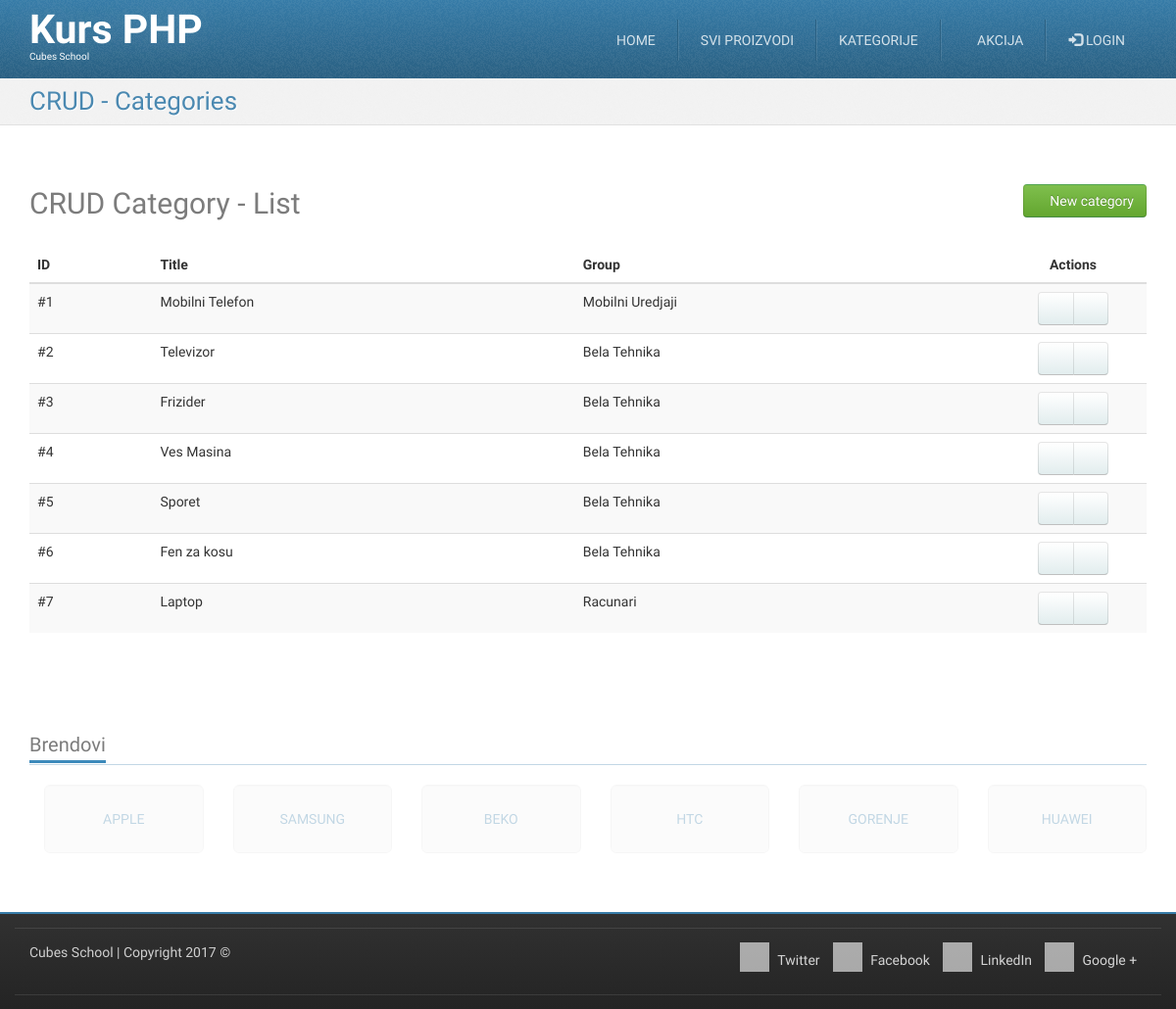
/crud-category-list.php, run on an earlier commit of the app's database.
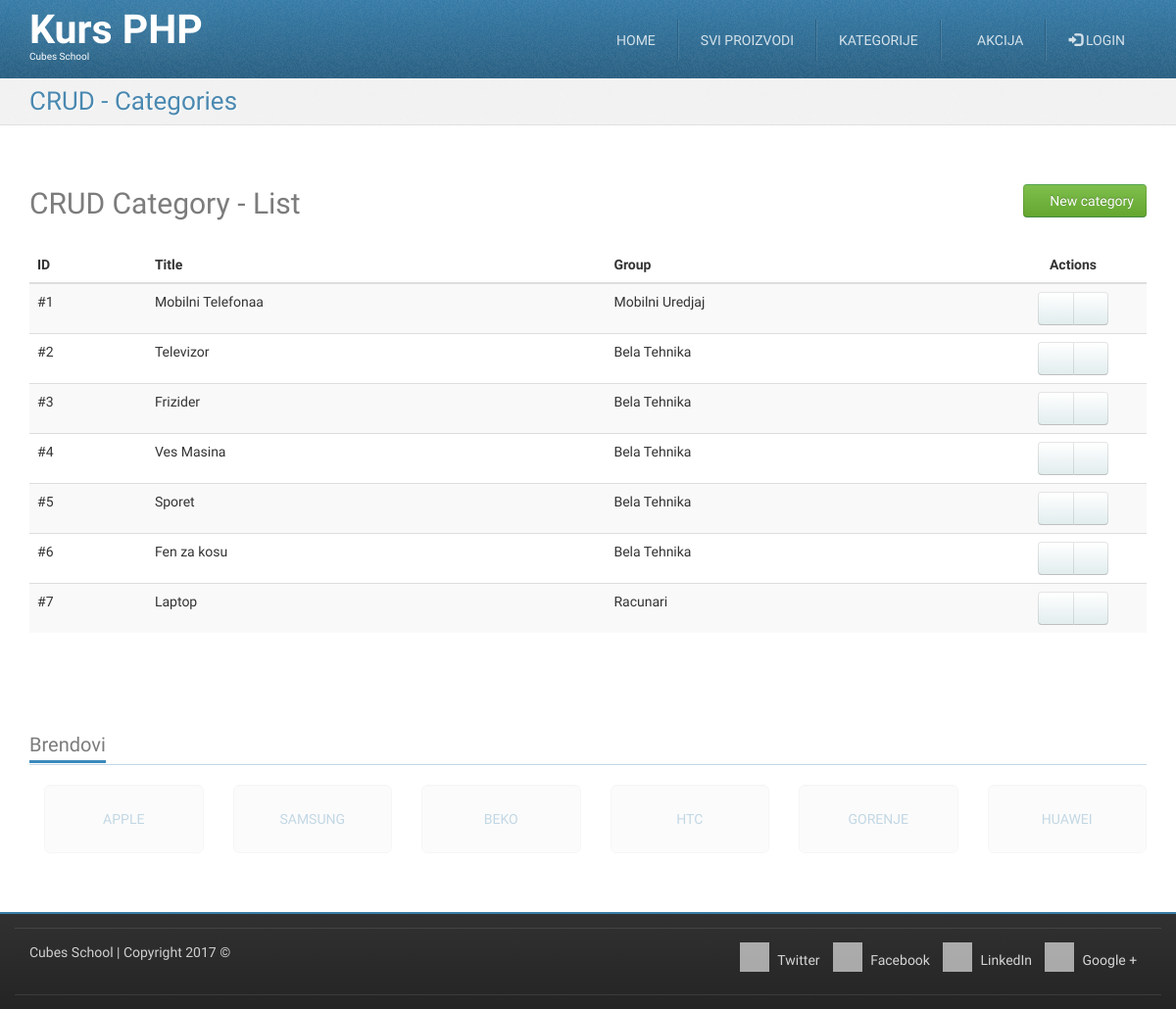
And on a later commit of the database.
### tables this page shows
CREATE TABLE `categories` (
  `id` int(11) NOT NULL,
  `title` char(20) NOT NULL,
  `description` longtext NOT NULL,
  `group_id` int(11) NOT NULL
);

CREATE TABLE `groups` (
  `id` int(11) NOT NULL,
  `title` varchar(255) NOT NULL
);

### crud-category-list.php (called while the page is built, shortened)
<?php
require_once __DIR__ . '/models/m_categories.php';
$categories = categoriesFetchAll();
require_once __DIR__ . '/views/layout/header.php';
require_once __DIR__ . '/views/templates/t_crud-category-list.php';
require_once __DIR__ . '/views/layout/footer.php';

### models/m_categories.php (called while the page is built, shortened)
<?php
require_once __DIR__ . '/m_database.php';
function categoriesFetchAll() {
	$query = "SELECT `categories`.*, `groups`.`title` AS group_title "
			. "FROM `categories` "
			. "LEFT JOIN `groups` ON `categories`.`group_id` = `groups`.`id`";
	return dbFetchAll($query);
}

### models/m_database.php (called while the page is built, shortened)
<?php
function dbGetLink() {
	static $link;
	if (!isset($link)) {
		$link = mysqli_connect('127.0.0.1', 'cubes', 'cubes', 'cubesphp');
	}
	return $link;
}
function dbQuery($query) {
	$link = dbGetLink();
	$result = mysqli_query($link, $query);
	return $result;
}
function dbFetchAll($query) {
	$result = dbQuery($query);
	return mysqli_fetch_all($result, MYSQLI_ASSOC);
}

### views/templates/t_crud-category-list.php (the view)
<div id="highlighted">
	<div class="container">
		<div class="header">
			<h2 class="page-title">
				<span>CRUD - Categories</span>
			</h2>
		</div>
	</div>
</div>
<div id="content">
	<div class="container portfolio">
		<div class="row">
			<div class="col-md-12">
				<h2>
					CRUD Category - List
					<a href="/crud-category-insert.php" class="pull-right btn btn-success">
						<i class="fa fa-plus-circle"></i>
						New category
					</a>
				</h2>
			</div>
		</div>
		<div class="row">
			<div class="col-md-12">
				<table class="table table-striped table-hover">
					<thead>
						<tr>
							<th>ID</th>
							<th>Title</th>
							<th>Group</th>
							<th class="actions text-center">Actions</th>
						</tr>
					</thead>
					<tbody>
						<?php foreach ($categories as $category) {?>
						<tr>
							<td>
								#<?php echo htmlspecialchars($category['id']);?>
							</td>
							<td>
								<?php echo htmlspecialchars($category['title']);?>
							</td>
							<td>
								<?php echo htmlspecialchars($category['group_title']);?>
							</td>
							<td class="text-center">
								<div class="btn-group">
									<a href="/crud-category-edit.php?id=<?php echo htmlspecialchars($category['id']);?>" class="btn btn-default"><i class="fa fa-pencil"></i></a>
									<a href="/crud-category-delete.php?id=<?php echo htmlspecialchars($category['id']);?>" class="btn btn-default"><i class="fa fa-trash"></i></a>
								</div>
							</td>
						</tr>
						<?php }?>
					</tbody>
				</table>
			</div>
		</div>
	</div>
</div>

What changed in the data, as far as the page shows it:
changed categories id 1: title "Mobilni Telefon" → "Mobilni Telefonaa"; group.title "Mobilni Uredjaji" → "Mobilni Uredjaj"
